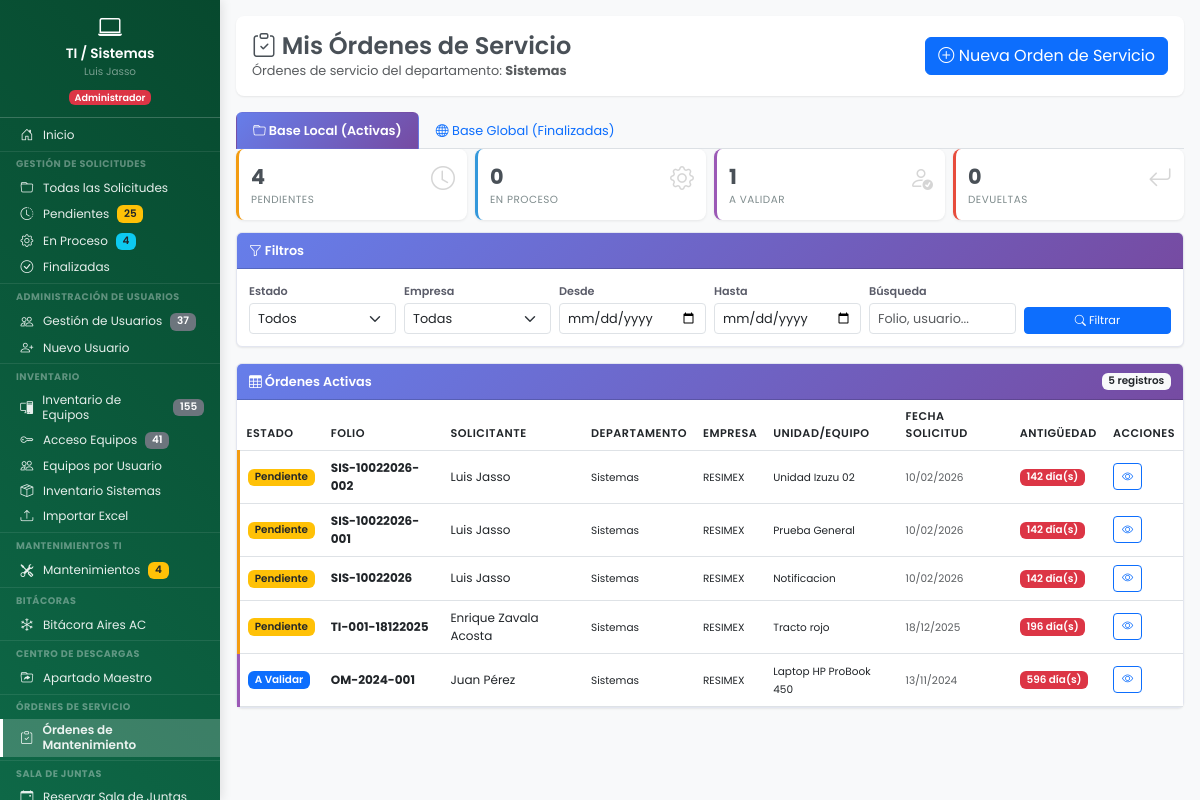
Screenshot of /dashboard/ordenes_servicio/ordenes_servicio_mantenimiento.php (signed in) with the database file from the repository.
### tables this page shows
CREATE TABLE `ordenes_servicio_mantenimiento` (
  `id` int(11) NOT NULL,
  `folio` varchar(100) NOT NULL COMMENT 'Folio manual ingresado por el usuario',
  `usuario_id` int(11) NOT NULL,
  `usuario_nombre` varchar(255) NOT NULL,
  `departamento` varchar(100) NOT NULL,
  `departamento_id` int(11) DEFAULT NULL,
  `empresa` enum('RESIMEX','CARGANOVA') NOT NULL,
  `estado` enum('pendiente_mantenimiento','en_proceso','pendiente_usuario','devuelto','completado') DEFAULT 'pendiente_mantenimiento',
  `apartado1_data` longtext DEFAULT NULL COMMENT 'Datos llenados por el usuario solicitante' CHECK (json_valid(`apartado1_data`)),
  `apartado2_data` longtext DEFAULT NULL COMMENT 'Datos llenados por el área de mantenimiento' CHECK (json_valid(`apartado2_data`)),
  `apartado3_data` longtext DEFAULT NULL COMMENT 'Firmas y cierre de orden' CHECK (json_valid(`apartado3_data`)),
  `fecha_creacion` datetime DEFAULT current_timestamp() COMMENT 'Fecha creación de la orden',
  `fecha_primera_edicion_mant` datetime DEFAULT NULL COMMENT 'Primera vez que Mantenimiento presionó EDITAR',
  `fecha_primer_guardado_mant` datetime DEFAULT NULL COMMENT 'Primera vez que Mantenimiento presionó GUARDAR',
  `fecha_enviado_usuario` datetime DEFAULT NULL COMMENT 'Fecha cuando Mantenimiento envió a Usuario',
  `fecha_completado` datetime DEFAULT NULL COMMENT 'Fecha cuando Usuario finalizó la orden',
  `fecha_ultima_modificacion` datetime DEFAULT current_timestamp() ON UPDATE current_timestamp(),
  `usuario_ultima_modificacion_id` int(11) DEFAULT NULL,
  `usuario_ultima_modificacion_nombre` varchar(255) DEFAULT NULL
);

### dashboard/ordenes_servicio/ordenes_servicio_mantenimiento.php (the view, shortened to what the rows shown need)
<?php
$departamento_codigo = strtolower($_SESSION['departamento_codigo'] ?? $_SESSION['departamento'] ?? '');
$es_mantenimiento = ($departamento_codigo === 'mantenimiento');
$pdo = conectarDB();
$filtro_base = $_GET['base'] ?? 'local';
if ($filtro_base === 'local') {
    $sql = "SELECT
                id, folio, estado, usuario_nombre, departamento, empresa,
                fecha_creacion, fecha_primera_edicion_mant, apartado1_data,
                DATEDIFF(CURRENT_DATE, DATE(fecha_creacion)) as dias_desde_creacion
            FROM ordenes_servicio_mantenimiento
            WHERE estado IN ('pendiente_mantenimiento', 'en_proceso', 'pendiente_usuario', 'devuelto')";
} else {
    $sql = "SELECT
                id, folio, usuario_nombre, departamento, empresa,
                fecha_creacion, fecha_completado, apartado1_data
            FROM ordenes_servicio_mantenimiento
            WHERE estado = 'completado'";
}
$params = [];
if (!$es_mantenimiento) {
    $sql .= " AND departamento = :dept_usuario";
    $params[':dept_usuario'] = $_SESSION['departamento_nombre'];
}
if ($filtro_base === 'local') {
    $sql .= " ORDER BY
        CASE estado
            WHEN 'devuelto' THEN 1
            WHEN 'pendiente_mantenimiento' THEN 2
            WHEN 'en_proceso' THEN 3
            WHEN 'pendiente_usuario' THEN 4
        END,
        fecha_creacion DESC";
} else {
    $sql .= " ORDER BY fecha_completado DESC";
}
$stmt = $pdo->prepare($sql);
$stmt->execute($params);
$ordenes = $stmt->fetchAll(PDO::FETCH_ASSOC);
?>
<!DOCTYPE html>
<html lang="es">
<head>
    <link href="https://cdn.jsdelivr.net/npm/bootstrap@5.3.0/dist/css/bootstrap.min.css" rel="stylesheet">
    <link rel="stylesheet" href="https://cdn.jsdelivr.net/npm/bootstrap-icons@1.11.0/font/bootstrap-icons.css">
    <link rel="stylesheet" href="<?php echo URL_BASE; ?>assets/css/dashboard.css">
    <link rel="stylesheet" href="<?php echo URL_BASE; ?>assets/css/base/variables.css">
    <link rel="stylesheet" href="<?php echo URL_BASE; ?>assets/css/components/sidebar.css">
    <link rel="stylesheet" href="<?php echo URL_BASE; ?>assets/css/components/hamburger.css">
    <link rel="stylesheet" href="<?php echo URL_BASE; ?>assets/css/layouts/dashboard-layout.css">
    <link rel="stylesheet" href="<?php echo URL_BASE; ?>assets/css/utilities/responsive.css">
</head>
<body>
    <div class="dashboard-container">
        <main class="main-content">
            <div class="content-wrapper">
                <div class="page-header">
                    <div class="d-flex justify-content-between align-items-center">
                        <div>
                            <?php if ($es_mantenimiento): ?>
                                <h1><i class="bi bi-tools"></i> Órdenes de Servicio - Mantenimiento</h1>
                                <p class="text-muted mb-0" style="font-size: 0.8rem;">
                                    Gestión de órdenes de servicio y mantenimiento de todos los departamentos
                                </p>
                            <?php else: ?>
                                <h1><i class="bi bi-clipboard-check"></i> Mis Órdenes de Servicio</h1>
                            <?php endif; ?>
                        </div>
                    </div>
                </div>
                <div class="card">
                    <div class="card-body p-0">
                        <?php if (empty($ordenes)): ?>
                            <div class="text-center py-5">
                                <i class="bi bi-inbox" style="font-size: 3rem; color: #ccc;"></i>
                                <p class="text-muted mt-3">No hay órdenes que mostrar</p>
                            </div>
                        <?php else: ?>
                            <div class="table-responsive">
                                <table class="table table-hover mb-0">
                                    <thead>
                                        <tr>
                                            <?php if ($filtro_base === 'local'): ?>
                                                <th>Estado</th>
                                                <th>Folio</th>
                                                <th>Solicitante</th>
                                                <th>Departamento</th>
                                                <th>Empresa</th>
                                                <th>Unidad/Equipo</th>
                                                <th>Fecha Solicitud</th>
                                                <th>Antigüedad</th>
                                                <th>Acciones</th>
                                            <?php endif; ?>
                                        </tr>
                                    </thead>
                                    <tbody>
                                        <?php foreach ($ordenes as $orden):
                                            $apartado1 = json_decode($orden['apartado1_data'], true);
                                            $unidad_equipo = $apartado1['unidad_equipo'] ?? '-';
                                        ?>
                                            <tr class="orden-card <?php
                                                if ($filtro_base === 'local') {
                                                    switch($orden['estado']) {
                                                        case 'pendiente_mantenimiento': echo 'pendiente'; break;
                                                        case 'pendiente_usuario': echo 'validar'; break;
                                                    }
                                                } else {
                                                    echo 'completada';
                                                }
                                            ?>" onclick="window.location='ver_orden_servicio.php?id=<?php echo $orden['id']; ?>'">
                                                <?php if ($filtro_base === 'local'): ?>
                                                    <td>
                                                        <?php
                                                        $badge_class = 'bg-secondary';
                                                        $estado_texto = $orden['estado'];
                                                        switch($orden['estado']) {
                                                            case 'pendiente_mantenimiento':
                                                                $badge_class = 'bg-warning text-dark';
                                                                $estado_texto = 'Pendiente';
                                                                break;
                                                            case 'pendiente_usuario':
                                                                $badge_class = 'bg-primary';
                                                                $estado_texto = 'A Validar';
                                                                break;
                                                        }
                                                        ?>
                                                        <span class="badge <?php echo $badge_class; ?>"><?php echo $estado_texto; ?></span>
                                                    </td>
                                                <?php endif; ?>
                                                <td><strong><?php echo htmlspecialchars($orden['folio']); ?></strong></td>
                                                <td><?php echo htmlspecialchars($orden['usuario_nombre']); ?></td>
                                                <td><small><?php echo htmlspecialchars($orden['departamento']); ?></small></td>
                                                <td><small><?php echo htmlspecialchars($orden['empresa'] ?? '-'); ?></small></td>
                                                <td><small><?php echo htmlspecialchars($unidad_equipo); ?></small></td>
                                                <td>
                                                    <small class="text-muted">
                                                        <?php echo date('d/m/Y', strtotime($orden['fecha_creacion'])); ?>
                                                    </small>
                                                </td>
                                                <?php if ($filtro_base === 'local'): ?>
                                                    <td>
                                                        <?php
                                                        $dias = $orden['dias_desde_creacion'];
                                                        $badge_dias = 'bg-secondary';
                                                        if ($dias > 7) $badge_dias = 'bg-danger';
                                                        elseif ($dias > 3) $badge_dias = 'bg-warning text-dark';
                                                        elseif ($dias > 1) $badge_dias = 'bg-info';
                                                        ?>
                                                        <span class="badge <?php echo $badge_dias; ?>">
                                                            <?php echo $dias; ?> día(s)
                                                        </span>
                                                    </td>
                                                <?php endif; ?>
                                                <td>
                                                    <a href="ver_orden_servicio.php?id=<?php echo $orden['id']; ?>"
                                                       class="btn btn-sm btn-outline-<?php echo $filtro_base === 'local' ? 'primary' : 'success'; ?>"
                                                       onclick="event.stopPropagation();">
                                                        <i class="bi bi-eye"></i>
                                                    </a>
                                                </td>
                                            </tr>
                                        <?php endforeach; ?>
                                    </tbody>
                                </table>
                            </div>
                        <?php endif; ?>
                    </div>
                </div>
            </div>
        </main>
    </div>
</body>
</html>

### rows the page displays
ordenes_servicio_mantenimiento: estado "Pendiente", folio "SIS-10022026-002", usuario_nombre "Luis Jasso", departamento "Sistemas", empresa "RESIMEX", apartado1_data "Unidad Izuzu 02", fecha_creacion "10/02/2026", dias "142"
ordenes_servicio_mantenimiento: estado "Pendiente", folio "SIS-10022026-001", usuario_nombre "Luis Jasso", departamento "Sistemas", empresa "RESIMEX", apartado1_data "Prueba General", fecha_creacion "10/02/2026", dias "142"
ordenes_servicio_mantenimiento: estado "Pendiente", folio "SIS-10022026", usuario_nombre "Luis Jasso", departamento "Sistemas", empresa "RESIMEX", apartado1_data "Notificacion", fecha_creacion "10/02/2026", dias "142"
ordenes_servicio_mantenimiento: estado "Pendiente", folio "TI-001-18122025", usuario_nombre "Enrique Zavala Acosta", departamento "Sistemas", empresa "RESIMEX", apartado1_data "Tracto rojo", fecha_creacion "18/12/2025", dias "196"
ordenes_servicio_mantenimiento: estado "A Validar", folio "OM-2024-001", usuario_nombre "Juan Pérez", departamento "Sistemas", empresa "RESIMEX", apartado1_data "Laptop HP ProBook 450", fecha_creacion "13/11/2024", dias "596"

### other values shown
$_SESSION['nombre_completo'] "Luis Jasso"
$stats_sidebar['pendientes'] "25"
$stats_sidebar['en_proceso'] "4"
$total_usuarios "37"
$total_equipos "155"
$total_acceso "41"
$mant_pendientes "4"
$_SESSION['departamento_nombre'] "Sistemas"
$stats['pendientes'] "4"
$stats['en_proceso'] "0"
$stats['pendiente_usuario'] "1"
$stats['devueltas'] "0"
count($ordenes) "5"
